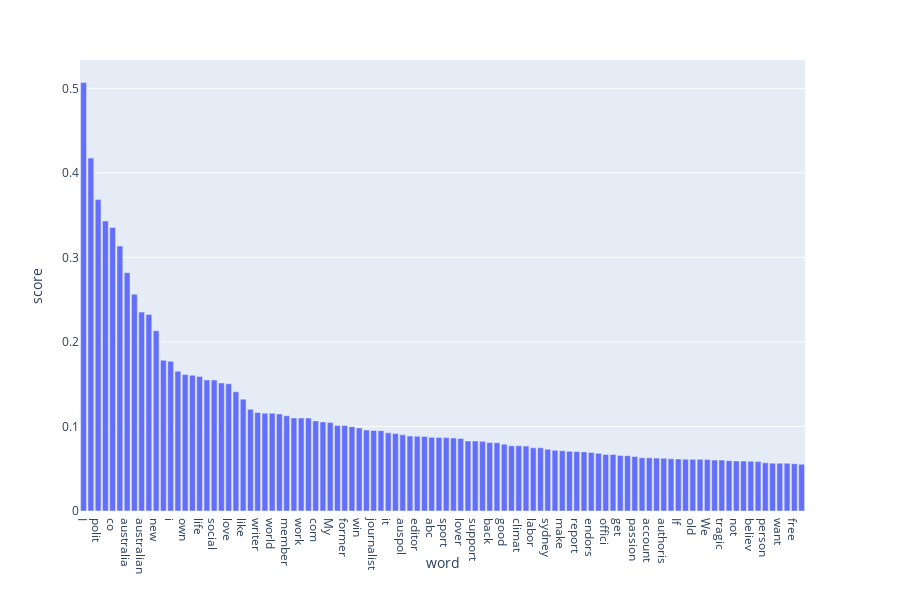

Notebook cell for this chart:
### Code cell
sorted_d = sorted(word_scores.items(), key=operator.itemgetter(1), reverse=True)
dfObj = pd.DataFrame(sorted_d[:100], columns = ['word' , 'score']) 
fig = px.bar(dfObj, x='word', y='score')
fig.show()

### Figure 1 — Plotly figure (JSON) as saved in the notebook; plotly's stock layout.template omitted (floating-point values rounded to 4 significant figures)
{"data": [{"alignmentgroup": "True", "hoverlabel": {"namelength": 0}, "hovertemplate": "word=%{x}<br>score=%{y}", "legendgroup": "", "marker": {"color": "#636efa"}, "name": "", "offsetgroup": "", "orientation": "v", "showlegend": false, "textposition": "auto", "type": "bar", "x": ["I", "t", "polit", "the", "co", "nan", "australia", "https", "australian", "view", "new", "news", "i", "tweet", "own", "m", "life", "follow", "social", "politics", "love", "opinion", "like", "live", "writer", "A", "world", "au", "member", "all", "work", "time", "com", "author", "My", "music", "former", "human", "win", "media", "journalist", "nation", "it", "retweet", "auspol", "right", "editor", "proud", "abc", "peopl", "sport", "us", "lover", "tech", "support", "mine", "back", "interest", "good", "fan", "climat", "war", "labor", "year", "sydney", "take", "make", "twitter", "report", "award", "endors", "PM", "offici", "don", "get", "me", "passion", "one", "account", "busi", "authoris", "travel", "If", "left", "old", "current", "We", "father", "tragic", "fellow", "not", "dad", "believ", "health", "person", "director", "want", "feminist", "free", "ex"], "xaxis": "x", "y": [0.5069, 0.4175, 0.3684, 0.3432, 0.3354, 0.3136, 0.282, 0.2565, 0.2353, 0.2326, 0.2133, 0.1785, 0.1772, 0.1654, 0.1614, 0.1605, 0.1593, 0.1551, 0.155, 0.1515, 0.1505, 0.141, 0.1324, 0.1203, 0.1166, 0.1158, 0.1156, 0.1148, 0.1127, 0.1101, 0.11, 0.1099, 0.1066, 0.1054, 0.1046, 0.1013, 0.101, 0.09976, 0.09829, 0.09581, 0.09533, 0.09504, 0.09248, 0.09174, 0.09016, 0.08868, 0.08848, 0.08814, 0.0872, 0.08704, 0.08682, 0.0863, 0.08579, 0.08292, 0.08277, 0.08242, 0.08099, 0.08072, 0.07908, 0.07715, 0.07706, 0.0768, 0.07479, 0.0747, 0.07306, 0.07197, 0.07136, 0.07061, 0.07038, 0.06993, 0.0693, 0.06821, 0.06691, 0.06688, 0.06572, 0.06545, 0.06445, 0.06304, 0.06286, 0.06257, 0.06231, 0.0617, 0.06159, 0.0612, 0.06114, 0.06113, 0.06096, 0.06021, 0.0602, 0.05955, 0.05918, 0.05908, 0.05883, 0.05844, 0.05698, 0.05655, 0.05652, 0.0564, 0.05595, 0.05524], "yaxis": "y"}], "layout": {"barmode": "relative", "height": 600, "legend": {"tracegroupgap": 0}, "margin": {"t": 60}, "xaxis": {"anchor": "y", "domain": [0, 0.98], "title": {"text": "word"}}, "yaxis": {"anchor": "x", "domain": [0, 1], "title": {"text": "score"}}}}
